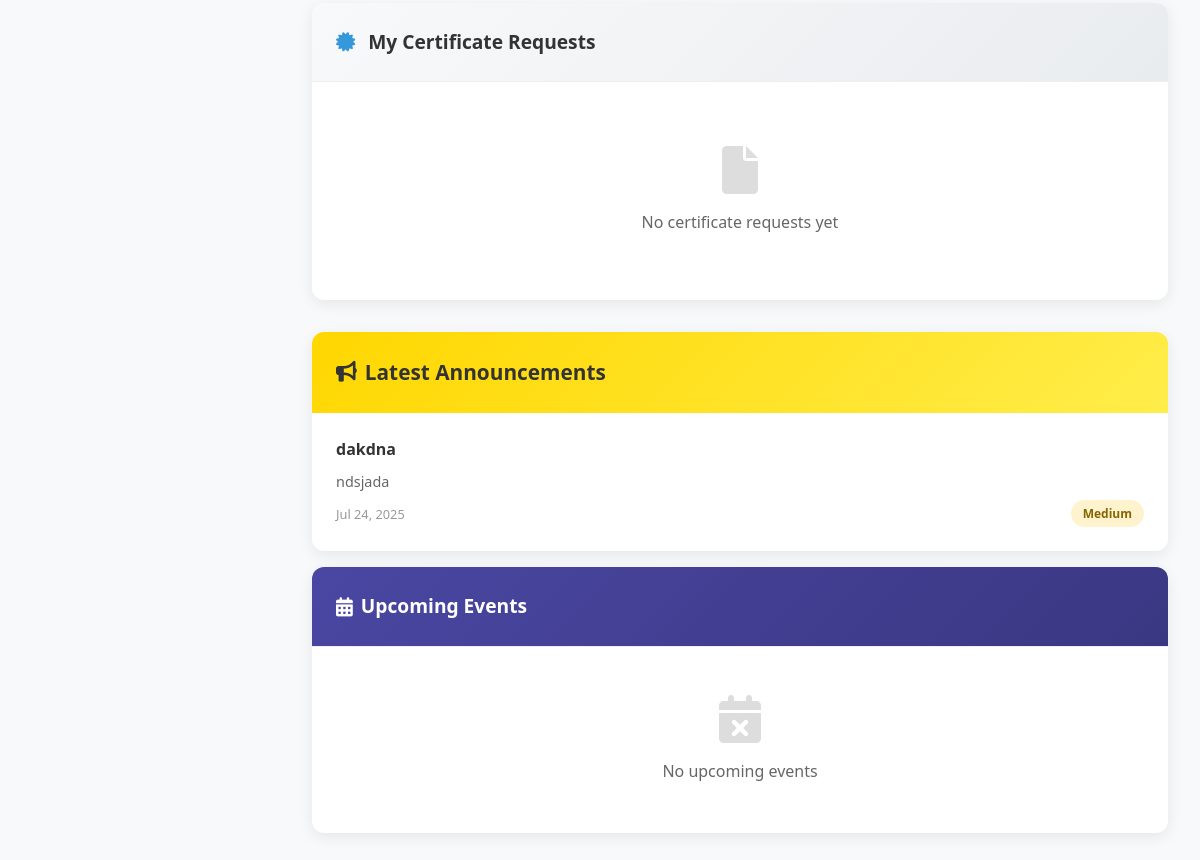
Page /resident/dashboard.php (lower part) on the earlier database version.
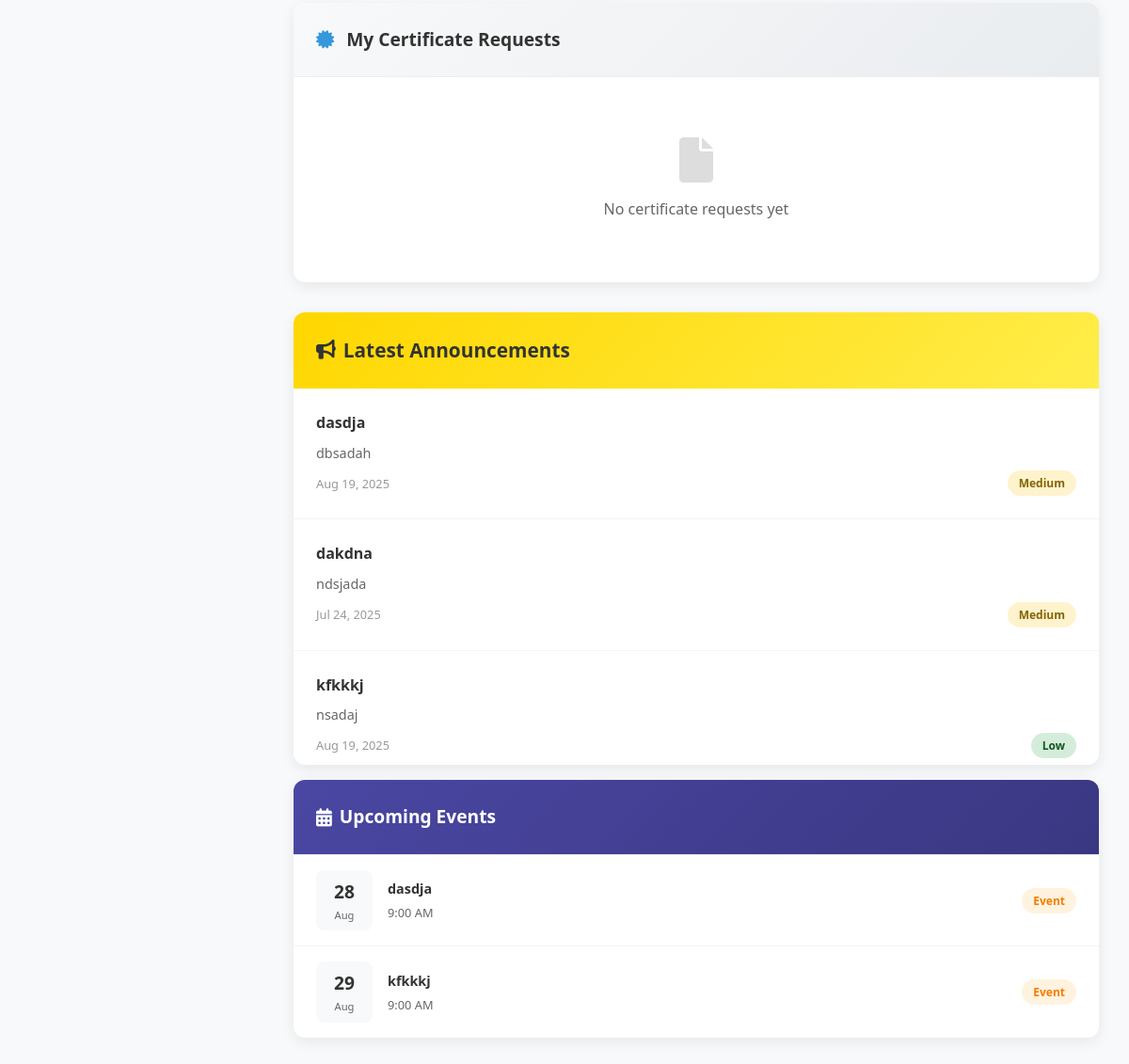
Same page on the later database version.
### tables this page shows
CREATE TABLE `announcements` (
  `id` int(11) NOT NULL,
  `title` varchar(255) NOT NULL,
  `content` text NOT NULL,
  `priority` enum('low','medium','high') NOT NULL DEFAULT 'low',
  `announcement_type` varchar(20) DEFAULT 'general',
  `status` enum('active','inactive','expired') NOT NULL DEFAULT 'active',
  `event_date` date DEFAULT NULL,
  `event_time` time DEFAULT NULL,
  `location` varchar(500) DEFAULT NULL,
  `expiry_date` date DEFAULT NULL,
  `needs_volunteers` tinyint(1) DEFAULT 0,
  `max_volunteers` int(11) DEFAULT NULL,
  `created_by` int(11) NOT NULL,
  `created_at` timestamp NOT NULL DEFAULT current_timestamp(),
  `updated_at` timestamp NOT NULL DEFAULT current_timestamp() ON UPDATE current_timestamp()
);

### resident/dashboard.php (the view, shortened to what the changed rows need)
<?php
require_once '../config.php';
$recent_announcements_query = "SELECT a.*, u.full_name as created_by_name
                              FROM announcements a
                              LEFT JOIN users u ON a.created_by = u.id
                              WHERE a.status = 'active'
                              AND (a.expiry_date IS NULL OR a.expiry_date >= CURDATE())
                              ORDER BY a.priority DESC, a.created_at DESC
                              LIMIT 5";
$recent_announcements = mysqli_query($connection, $recent_announcements_query);
$upcoming_events_query = "SELECT
    'announcement' as type,
    a.id,
    COALESCE(a.event_date, a.created_at) as event_date,
    a.event_time as time,
    a.title,
    a.status,
    u.full_name as created_by_name,
    a.priority
FROM announcements a
LEFT JOIN users u ON a.created_by = u.id
WHERE a.event_date IS NOT NULL
AND a.event_date >= CURDATE()
AND a.event_date <= DATE_ADD(CURDATE(), INTERVAL 30 DAY)
AND a.status = 'active'
ORDER BY a.event_date ASC, a.event_time ASC
LIMIT 10";
$upcoming_events = mysqli_query($connection, $upcoming_events_query);
?>
<!DOCTYPE html>
<html lang="en">
<head>
    <link href="https://cdnjs.cloudflare.com/ajax/libs/font-awesome/6.0.0/css/all.min.css" rel="stylesheet">
</head>
<body>
    <div class="main-content">
        <div class="content-area">
            <div class="dashboard-layout">
                <div class="right-section">
                    <div class="announcements-widget">
                        <div class="announcements-list">
                            <?php if (mysqli_num_rows($recent_announcements) > 0): ?>
                                <?php while ($announcement = mysqli_fetch_assoc($recent_announcements)): ?>
                                    <div class="announcement-item">
                                        <h4 class="announcement-title"><?php echo htmlspecialchars($announcement['title']); ?></h4>
                                        <p class="announcement-content">
                                            <?php
                                            $content = strip_tags($announcement['content']);
                                            echo htmlspecialchars(substr($content, 0, 150)) . (strlen($content) > 150 ? '...' : '');
                                            ?>
                                        </p>
                                        <div class="announcement-meta">
                                            <span><?php echo date('M j, Y', strtotime($announcement['created_at'])); ?></span>
                                            <span class="priority-badge priority-<?php echo $announcement['priority']; ?>">
                                                <?php echo ucfirst($announcement['priority']); ?>
                                            </span>
                                        </div>
                                    </div>
                                <?php endwhile; ?>
                            <?php endif; ?>
                        </div>
                    </div>
                    <div class="upcoming-events">
                        <div class="upcoming-list">
                            <?php if (mysqli_num_rows($upcoming_events) > 0): ?>
                                <?php while ($event = mysqli_fetch_assoc($upcoming_events)): ?>
                                    <div class="upcoming-item">
                                        <div class="upcoming-date">
                                            <div class="upcoming-date-day"><?php echo date('j', strtotime($event['event_date'])); ?></div>
                                            <div class="upcoming-date-month"><?php echo date('M', strtotime($event['event_date'])); ?></div>
                                        </div>
                                        <div class="upcoming-info">
                                            <h4><?php echo htmlspecialchars($event['title']); ?></h4>
                                            <p>
                                                <?php if ($event['time']): ?>
                                                    <?php echo date('g:i A', strtotime($event['time'])); ?>
                                                <?php else: ?>
                                                    All Day Event
                                                <?php endif; ?>
                                            </p>
                                        </div>
                                        <span class="upcoming-type">
                                            Event
                                        </span>
                                    </div>
                                <?php endwhile; ?>
                            <?php else: ?>
                                <div class="empty-state">
                                    <i class="fas fa-calendar-times"></i>
                                    <p>No upcoming events</p>
                                </div>
                            <?php endif; ?>
                        </div>
                    </div>
                </div>
            </div>
        </div>
    </div>
</body>
</html>

Differences in the rows shown:
added announcements: title "dasdja", content "dbsadah", created_at "Aug 19, 2025", priority "Medium", event_date "28", event_date "Aug", event_time "9:00 AM"
added announcements: title "kfkkkj", content "nsadaj", created_at "Aug 19, 2025", priority "Low", event_date "29", event_date "Aug", event_time "9:00 AM"
Other differences:
text no longer shown: "No upcoming events"
